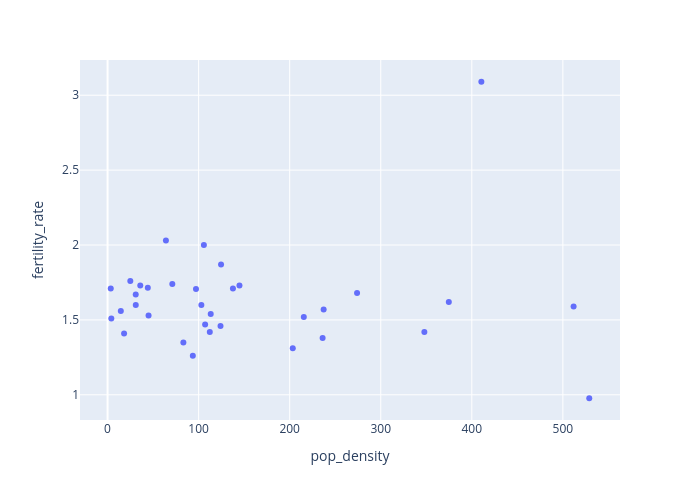

Notebook code cell kept with this figure:
### Code cell
px.scatter(oecd_df, x='pop_density', y='fertility_rate', 
           hover_name='Country Name', 
           width=700, height=500)

### Figure 1 — Plotly figure (JSON) as saved in the notebook; plotly's stock layout.template omitted (floating-point values rounded to 4 significant figures)
{"data": [{"hovertemplate": "<b>%{hovertext}</b><br><br>pop_density=%{x}<br>fertility_rate=%{y}<extra></extra>", "hovertext": ["Austria", "Belgium", "Canada", "Switzerland", "Colombia", "Costa Rica", "Czechia", "Germany", "Denmark", "Spain", "Estonia", "Finland", "France", "United Kingdom", "Greece", "Ireland", "Iceland", "Israel", "Italy", "Japan", "Korea, Rep.", "Lithuania", "Luxembourg", "Latvia", "Mexico", "Netherlands", "Norway", "Poland", "Portugal", "Slovak Republic", "Slovenia", "Sweden", "Turkiye", "United States"], "legendgroup": "", "marker": {"color": "#636efa", "symbol": "circle"}, "mode": "markers", "name": "", "orientation": "v", "showlegend": false, "type": "scatter", "x": [107.1, 374.7, 4.135, 215.5, 44.19, 97.1, 137.7, 237.3, 144.8, 93.64, 30.92, 18.15, 124.6, 274.0, 83.27, 71.1, 3.498, 410.5, 203.4, 347.9, 529.0, 45.01, 236.1, 30.97, 64.08, 511.8, 14.55, 124.0, 112.3, 113.3, 103.0, 24.98, 105.8, 35.91], "xaxis": "x", "y": [1.47, 1.62, 1.51, 1.52, 1.715, 1.706, 1.71, 1.57, 1.73, 1.26, 1.67, 1.41, 1.87, 1.68, 1.35, 1.74, 1.71, 3.09, 1.31, 1.42, 0.977, 1.53, 1.38, 1.6, 2.03, 1.59, 1.56, 1.46, 1.42, 1.54, 1.6, 1.76, 2.0, 1.73], "yaxis": "y"}], "layout": {"height": 500, "legend": {"tracegroupgap": 0}, "margin": {"t": 60}, "width": 700, "xaxis": {"anchor": "y", "domain": [0, 1], "title": {"text": "pop_density"}}, "yaxis": {"anchor": "x", "domain": [0, 1], "title": {"text": "fertility_rate"}}}}
